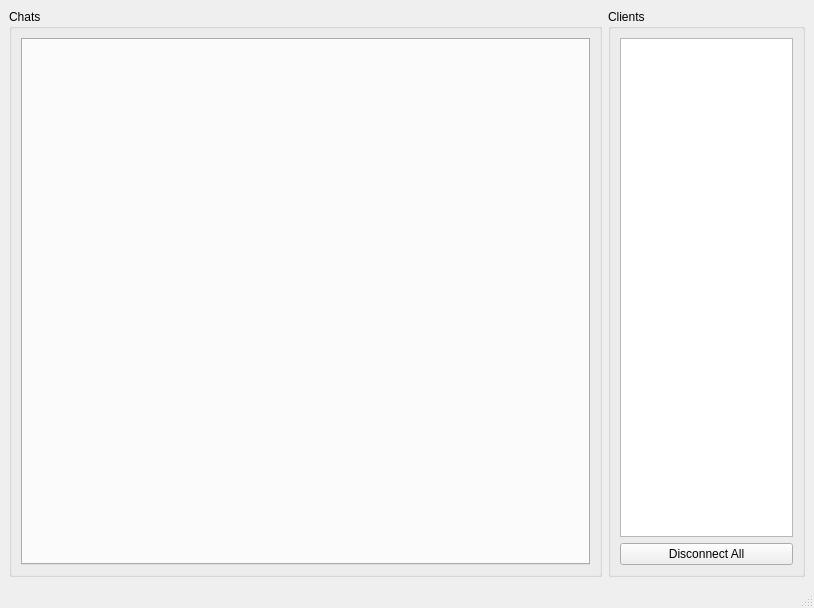
<?xml version="1.0" encoding="UTF-8"?>
<ui version="4.0">
 <class>MainWindow</class>
 <widget class="QMainWindow" name="MainWindow">
  <property name="geometry">
   <rect>
    <x>0</x>
    <y>0</y>
    <width>814</width>
    <height>608</height>
   </rect>
  </property>
  <property name="windowTitle">
   <string>Server</string>
  </property>
  <widget class="QWidget" name="centralwidget">
   <layout class="QHBoxLayout" name="horizontalLayout_2" stretch="3,1">
    <item>
     <widget class="QGroupBox" name="groupBox">
      <property name="title">
       <string>Chats</string>
      </property>
      <layout class="QVBoxLayout" name="verticalLayout">
       <item>
        <widget class="QTabWidget" name="clientsTabwidget">
         <property name="tabShape">
          <enum>QTabWidget::Rounded</enum>
         </property>
         <property name="currentIndex">
          <number>-1</number>
         </property>
         <property name="tabsClosable">
          <bool>true</bool>
         </property>
        </widget>
       </item>
      </layout>
     </widget>
    </item>
    <item>
     <widget class="QGroupBox" name="groupBox_2">
      <property name="title">
       <string>Clients</string>
      </property>
      <layout class="QVBoxLayout" name="verticalLayout_2">
       <item>
        <widget class="QListWidget" name="lstClients"/>
       </item>
       <item>
        <widget class="QPushButton" name="disconnectBtn">
         <property name="text">
          <string>Disconnect All</string>
         </property>
        </widget>
       </item>
      </layout>
     </widget>
    </item>
   </layout>
  </widget>
  <widget class="QMenuBar" name="menubar">
   <property name="geometry">
    <rect>
     <x>0</x>
     <y>0</y>
     <width>814</width>
     <height>23</height>
    </rect>
   </property>
  </widget>
  <widget class="QStatusBar" name="statusbar"/>
 </widget>
 <resources/>
 <connections/>
</ui>
